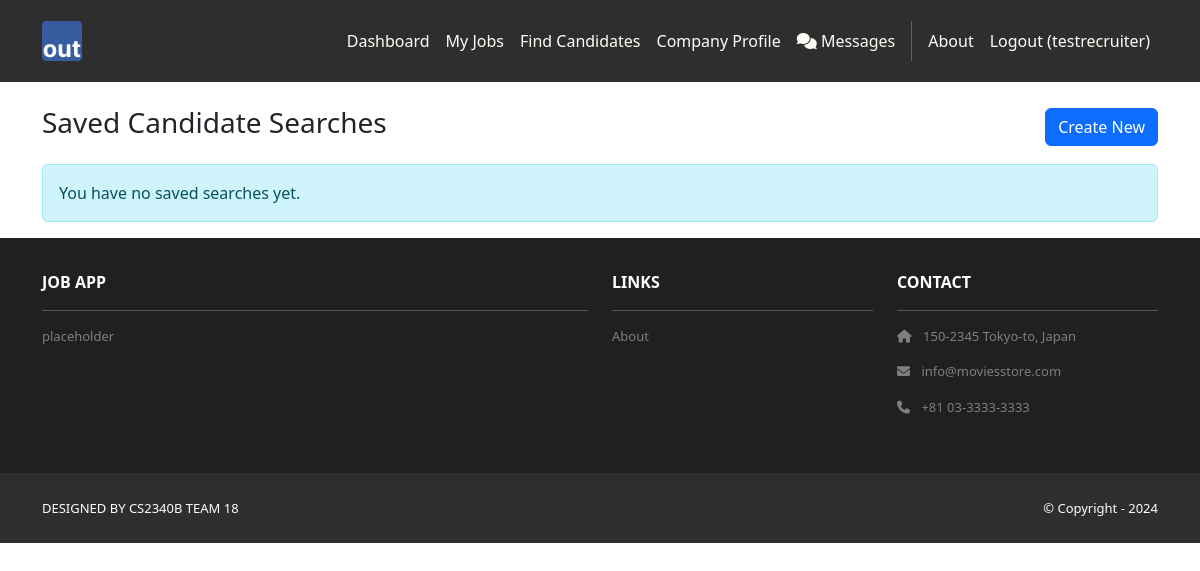
The page /recruiters/saved-searches/ (signed in) on the database as committed earlier.
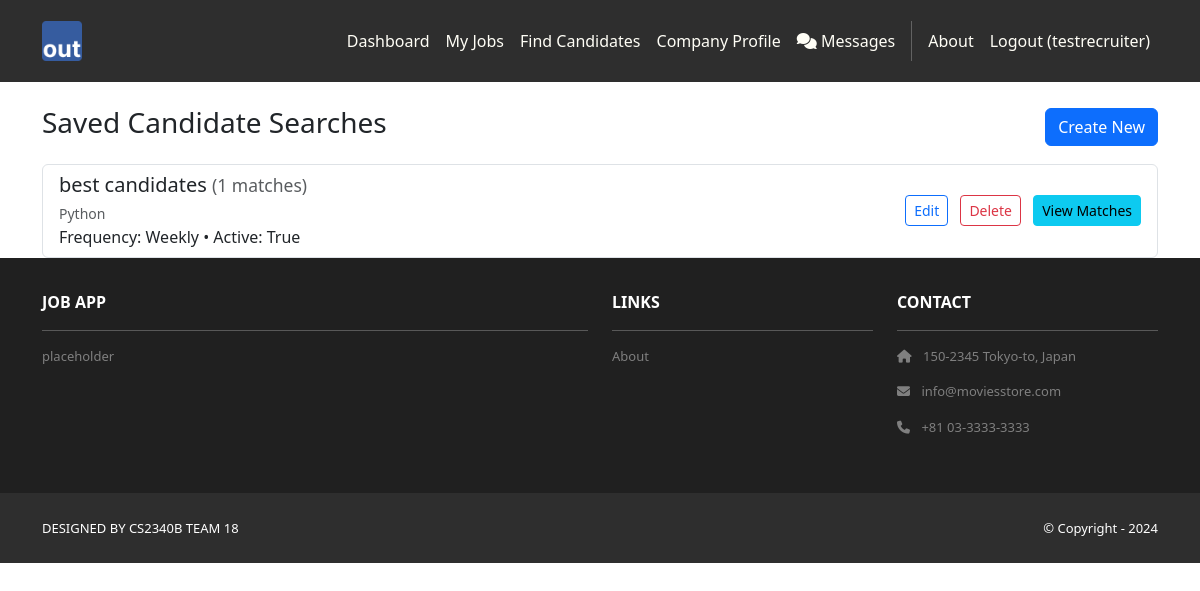
The same page on the database as committed later.
### recruiters/models.py (models this page shows, shortened)
class SavedSearch(models.Model):
    FREQUENCY_CHOICES = [
        ('daily', 'Daily'),
        ('weekly', 'Weekly'),
        ('monthly', 'Monthly'),
        ('never', 'Never'),
    ]
    recruiter = models.ForeignKey(User, on_delete=models.CASCADE, related_name='saved_searches')
    name = models.CharField(max_length=200, help_text='Name for this saved search')
    keywords = models.CharField(max_length=200, blank=True, help_text='Search keywords')
    skills = models.CharField(max_length=500, blank=True, help_text='Required skills')
    location = models.CharField(max_length=200, blank=True, help_text='Location preference')
    remote_preference = models.CharField(max_length=20, blank=True, choices=[('', 'Any'), ('remote_only', 'Remote Only'), ('hybrid', 'Hybrid'), ('onsite_only', 'Onsite Only'), ('flexible', 'Flexible')], help_text='Remote work preference')
    experience_years = models.CharField(max_length=10, blank=True, choices=[('', 'Any'), ('0-2', '0-2 years'), ('3-5', '3-5 years'), ('6-10', '6-10 years'), ('10+', '10+ years')], help_text='Experience level')
    education_level = models.CharField(max_length=20, blank=True, choices=[('', 'Any'), ('high_school', 'High School'), ('associate', 'Associate Degree'), ('bachelor', "Bachelor's Degree"), ('master', "Master's Degree"), ('phd', 'PhD')], help_text='Education level')
    willing_to_relocate = models.BooleanField(default=False, help_text='Must be willing to relocate')
    is_seeking_jobs = models.BooleanField(default=True, help_text='Must be actively seeking jobs')
    notification_frequency = models.CharField(max_length=20, choices=FREQUENCY_CHOICES, default='weekly', help_text='How often to receive notifications about new matches')
    is_active = models.BooleanField(default=True, help_text='Whether this search is active')
    last_notified = models.DateTimeField(null=True, blank=True, help_text='Last time notifications were sent')
    created_at = models.DateTimeField(auto_now_add=True)
    updated_at = models.DateTimeField(auto_now=True)
    class Meta:
        verbose_name = 'Saved Search'
        verbose_name_plural = 'Saved Searches'
        ordering = ['-created_at']

### recruiters/views.py (the view, shortened to what this page needs)
# urls.py: path('saved-searches/', views.saved_search_list, name='saved_search_list'),
@recruiter_required
def saved_search_list(request):
    searches = list(SavedSearch.objects.filter(recruiter=request.user).order_by('-created_at'))
    for s in searches:
        qs = ApplicantProfile.objects.filter(is_public=True)
        if s.skills:
            for skill in [sk.strip() for sk in s.skills.split(',') if sk.strip()]:
                qs = qs.filter(skills__icontains=skill)
        if s.location:
            loc = s.location.strip()
            qs = qs.filter(
                Q(city__icontains=loc) | Q(state__icontains=loc) | Q(country__icontains=loc) | Q(location__icontains=loc)
            )
        if s.remote_preference:
            qs = qs.filter(remote_work_preference=s.remote_preference)
        if s.willing_to_relocate:
            qs = qs.filter(willing_to_relocate=True)
        if s.is_seeking_jobs:
            qs = qs.filter(is_seeking_jobs=True)
        if s.education_level:
            if s.education_level == 'high_school':
                qs = qs.filter(education__isnull=True)
            else:
                qs = qs.filter(education__degree__icontains=s.education_level)
        s.match_count = qs.count()
    template_data = {'title': 'Saved Searches', 'user_type': 'recruiter'}
    return render(request, 'recruiters/saved_search_list.html', {'template_data': template_data, 'searches': searches})

### recruiters/templates/recruiters/saved_search_list.html
{% extends 'base.html' %}
{% block content %}
<div class="container mt-4">
  <div class="d-flex justify-content-between align-items-center mb-3">
    <h3>Saved Candidate Searches</h3>
    <a href="{% url 'recruiters:saved_search_create' %}" class="btn btn-primary">Create New</a>
  </div>
  {% if searches %}
    <div class="list-group">
      {% for s in searches %}
        <div class="list-group-item d-flex justify-content-between align-items-center">
          <div>
            <h5 class="mb-1">{{ s.name }} <small class="text-muted">({{ s.match_count }} matches)</small></h5>
            <small class="text-muted">{{ s.keywords }} {{ s.skills }}</small>
            <p class="mb-0">Frequency: {{ s.get_notification_frequency_display }} • Active: {{ s.is_active }}</p>
          </div>
          <div>
            <a href="{% url 'recruiters:saved_search_edit' s.pk %}" class="btn btn-sm btn-outline-primary me-2">Edit</a>
            <a href="{% url 'recruiters:saved_search_delete' s.pk %}" class="btn btn-sm btn-outline-danger me-2">Delete</a>
            <a href="{% url 'recruiters:saved_search_detail' s.pk %}" class="btn btn-info btn-sm">View Matches</a>
          </div>
        </div>
      {% endfor %}
    </div>
  {% else %}
    <div class="alert alert-info">You have no saved searches yet.</div>
  {% endif %}
</div>
{% endblock content %}

Rows that differ between the two databases and show on the page:
added SavedSearch: name "best candidates", match_count "1", skills "Python", notification_frequency "Weekly", is_active "True"
Other text that changed with them:
text no longer shown: "You have no saved searches yet."
